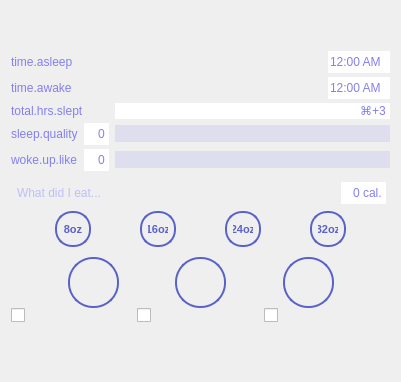
      <widget class="QWidget" name="bds_page">
       <layout class="QGridLayout" name="gridLayout_75">
        <item row="1" column="0">
         <widget class="QFrame" name="mainframe">
          <property name="minimumSize">
           <size>
            <width>245</width>
            <height>0</height>
           </size>
          </property>
          <layout class="QVBoxLayout" name="verticalLayout">
           <property name="spacing">
            <number>0</number>
           </property>
           <property name="leftMargin">
            <number>0</number>
           </property>
           <property name="topMargin">
            <number>0</number>
           </property>
           <property name="rightMargin">
            <number>0</number>
           </property>
           <property name="bottomMargin">
            <number>0</number>
           </property>
           <item>
            <widget class="QFrame" name="frame_3">
             <property name="sizePolicy">
              <sizepolicy hsizetype="Preferred" vsizetype="Preferred">
               <horstretch>0</horstretch>
               <verstretch>0</verstretch>
              </sizepolicy>
             </property>
             <layout class="QGridLayout" name="gridLayout_9">
              <property name="leftMargin">
               <number>0</number>
              </property>
              <property name="topMargin">
               <number>0</number>
              </property>
              <property name="rightMargin">
               <number>0</number>
              </property>
              <property name="bottomMargin">
               <number>4</number>
              </property>
              <property name="horizontalSpacing">
               <number>6</number>
              </property>
              <property name="verticalSpacing">
               <number>4</number>
              </property>
              <item row="1" column="2" alignment="Qt::AlignRight">
               <widget class="QTimeEdit" name="time_awake">
                <property name="styleSheet">
                 <string notr="true">
/* ///////////////////////////////////////////////////////////////
QTimeEdit
/////////////////////////////////////////////////////////////// */
QTimeEdit {color:rgb(132,127,239);}
QTimeEdit:hover {color: rgb(152,147,255);}
QTimeEdit:focus {color: rgb(172,167,255);}
</string>
                </property>
                <property name="frame">
                 <bool>false</bool>
                </property>
                <property name="alignment">
                 <set>Qt::AlignLeading|Qt::AlignLeft|Qt::AlignVCenter</set>
                </property>
                <property name="buttonSymbols">
                 <enum>QAbstractSpinBox::NoButtons</enum>
                </property>
                <property name="displayFormat">
                 <string>hh:mm AP</string>
                </property>
               </widget>
              </item>
              <item row="4" column="0">
               <widget class="QLabel" name="woke_like_lbl">
                <property name="styleSheet">
                 <string notr="true">
/* ///////////////////////////////////////////////////////////////
QLabel
/////////////////////////////////////////////////////////////// */
QLabel {
font-weight:300;
	color: rgb(132, 127, 239);
}
QLabel:hover {
	color: rgb(162, 157, 255);
}
</string>
                </property>
                <property name="text">
                 <string>woke.up.like</string>
                </property>
               </widget>
              </item>
              <item row="3" column="2">
               <widget class="QSlider" name="sleep_quality_slider">
                <property name="minimumSize">
                 <size>
                  <width>0</width>
                  <height>17</height>
                 </size>
                </property>
                <property name="styleSheet">
                 <string notr="true">
    /* ///////////////////////////////////////////////////////////////
    QSlider Colors
    /////////////////////////////////////////////////////////////// */
    
    QSlider::handle:horizontal {background:rgb(132,127,239);}
    QSlider::handle:horizontal:hover {background:rgb(162,157,255);}
    QSlider::handle:horizontal:pressed {background:rgb(112,107,219);}
    QSlider::groove:horizontal:hover {background:rgba(132,127,239,0.35);}
    QSlider::groove:horizontal {background:rgba(132,127,239,0.15);}

    </string>
                </property>
                <property name="maximum">
                 <number>10</number>
                </property>
                <property name="orientation">
                 <enum>Qt::Horizontal</enum>
                </property>
               </widget>
              </item>
              <item row="4" column="2">
               <widget class="QSlider" name="woke_up_like_slider">
                <property name="minimumSize">
                 <size>
                  <width>0</width>
                  <height>17</height>
                 </size>
                </property>
                <property name="styleSheet">
                 <string notr="true">
    /* ///////////////////////////////////////////////////////////////
    QSlider Colors
    /////////////////////////////////////////////////////////////// */
    
    QSlider::handle:horizontal {background:rgb(132,127,239);}
    QSlider::handle:horizontal:hover {background:rgb(162,157,255);}
    QSlider::handle:horizontal:pressed {background:rgb(112,107,219);}
    QSlider::groove:horizontal:hover {background:rgba(132,127,239,0.35);}
    QSlider::groove:horizontal {background:rgba(132,127,239,0.15);}

    </string>
                </property>
                <property name="maximum">
                 <number>10</number>
                </property>
                <property name="orientation">
                 <enum>Qt::Horizontal</enum>
                </property>
               </widget>
              </item>
              <item row="3" column="0">
               <widget class="QLabel" name="sleep_quality_lbl">
                <property name="styleSheet">
                 <string notr="true">
/* ///////////////////////////////////////////////////////////////
QLabel
/////////////////////////////////////////////////////////////// */
QLabel {
font-weight:300;
	color: rgb(132, 127, 239);
}
QLabel:hover {
	color: rgb(162, 157, 255);
}
</string>
                </property>
                <property name="text">
                 <string>sleep.quality</string>
                </property>
               </widget>
              </item>
              <item row="3" column="1">
               <widget class="QSpinBox" name="sleep_quality">
                <property name="styleSheet">
                 <string notr="true">
/* ///////////////////////////////////////////////////////////////
QSpinBox
/////////////////////////////////////////////////////////////// */
QSpinBox {color:rgb(132,127,239);}
QSpinBox:hover {color: rgb(192,187,255);}
QSpinBox:focus {color: rgb(162,157,255);}
</string>
                </property>
                <property name="frame">
                 <bool>false</bool>
                </property>
                <property name="alignment">
                 <set>Qt::AlignRight|Qt::AlignTrailing|Qt::AlignVCenter</set>
                </property>
                <property name="buttonSymbols">
                 <enum>QAbstractSpinBox::NoButtons</enum>
                </property>
                <property name="suffix">
                 <string/>
                </property>
                <property name="minimum">
                 <number>0</number>
                </property>
                <property name="maximum">
                 <number>10</number>
                </property>
               </widget>
              </item>
              <item row="2" column="2">
               <widget class="QLineEdit" name="total_hours_slept">
                <property name="styleSheet">
                 <string notr="true">
/* ///////////////////////////////////////////////////////////////
QTimeEdit
/////////////////////////////////////////////////////////////// */
QLineEdit {color:rgb(132,127,239);border:none;}
QLineEdit:hover {color: rgb(152,147,255);border:none;}
QLineEdit:focus {color: rgb(172,167,255);border:none;}
</string>
                </property>
                <property name="text">
                 <string>⌘+3</string>
                </property>
                <property name="frame">
                 <bool>false</bool>
                </property>
                <property name="alignment">
                 <set>Qt::AlignRight|Qt::AlignTrailing|Qt::AlignVCenter</set>
                </property>
                <property name="placeholderText">
                 <string>press opt+H to get total hours.</string>
                </property>
               </widget>
              </item>
              <item row="4" column="1">
               <widget class="QSpinBox" name="woke_up_like">
                <property name="styleSheet">
                 <string notr="true">
/* ///////////////////////////////////////////////////////////////
QSpinBox
/////////////////////////////////////////////////////////////// */
QSpinBox {color:rgb(132,127,239);}
QSpinBox:hover {color: rgb(192,187,255);}
QSpinBox:focus {color: rgb(162,157,255);}
</string>
                </property>
                <property name="frame">
                 <bool>false</bool>
                </property>
                <property name="alignment">
                 <set>Qt::AlignRight|Qt::AlignTrailing|Qt::AlignVCenter</set>
                </property>
                <property name="buttonSymbols">
                 <enum>QAbstractSpinBox::NoButtons</enum>
                </property>
                <property name="suffix">
                 <string/>
                </property>
                <property name="minimum">
                 <number>0</number>
                </property>
                <property name="maximum">
                 <number>10</number>
                </property>
               </widget>
              </item>
              <item row="0" column="2" alignment="Qt::AlignRight">
               <widget class="QTimeEdit" name="time_asleep">
                <property name="styleSheet">
                 <string notr="true">
/* ///////////////////////////////////////////////////////////////
QTimeEdit
/////////////////////////////////////////////////////////////// */
QTimeEdit {color:rgb(132,127,239);}
QTimeEdit:hover {color: rgb(152,147,255);}
QTimeEdit:focus {color: rgb(172,167,255);}
</string>
                </property>
                <property name="frame">
                 <bool>false</bool>
                </property>
                <property name="alignment">
                 <set>Qt::AlignLeading|Qt::AlignLeft|Qt::AlignVCenter</set>
                </property>
                <property name="buttonSymbols">
                 <enum>QAbstractSpinBox::NoButtons</enum>
                </property>
                <property name="displayFormat">
                 <string>hh:mm AP</string>
                </property>
               </widget>
              </item>
              <item row="0" column="0" colspan="2">
               <widget class="QLabel" name="label">
                <property name="styleSheet">
                 <string notr="true">
/* ///////////////////////////////////////////////////////////////
QLabel
/////////////////////////////////////////////////////////////// */
QLabel {
font-weight:300;
	color: rgb(132, 127, 239);
}
QLabel:hover {
	color: rgb(162, 157, 255);
}
</string>
                </property>
                <property name="text">
                 <string>time.asleep</string>
                </property>
               </widget>
              </item>
              <item row="1" column="0" colspan="2">
               <widget class="QLabel" name="label_2">
                <property name="styleSheet">
                 <string notr="true">
/* ///////////////////////////////////////////////////////////////
QLabel
/////////////////////////////////////////////////////////////// */
QLabel {
font-weight:300;
	color: rgb(132, 127, 239);
}
QLabel:hover {
	color: rgb(162, 157, 255);
}
</string>
                </property>
                <property name="text">
                 <string>time.awake</string>
                </property>
               </widget>
              </item>
              <item row="2" column="0" colspan="2">
               <widget class="QLabel" name="label_3">
                <property name="styleSheet">
                 <string notr="true">
/* ///////////////////////////////////////////////////////////////
QLabel
/////////////////////////////////////////////////////////////// */
QLabel {
font-weight:300;
	color: rgb(132, 127, 239);
}
QLabel:hover {
	color: rgb(162, 157, 255);
}
</string>
                </property>
                <property name="text">
                 <string>total.hrs.slept</string>
                </property>
               </widget>
              </item>
             </layout>
            </widget>
           </item>
           <item>
            <widget class="QFrame" name="diet_input_frame">
             <layout class="QGridLayout" name="gridLayout_12">
              <property name="leftMargin">
               <number>4</number>
              </property>
              <property name="topMargin">
               <number>6</number>
              </property>
              <property name="rightMargin">
               <number>4</number>
              </property>
              <property name="bottomMargin">
               <number>6</number>
              </property>
              <property name="horizontalSpacing">
               <number>0</number>
              </property>
              <item row="0" column="2">
               <widget class="QSpinBox" name="calories">
                <property name="maximumSize">
                 <size>
                  <width>45</width>
                  <height>16777215</height>
                 </size>
                </property>
                <property name="styleSheet">
                 <string notr="true">
/* ///////////////////////////////////////////////////////////////
QTimeEdit
/////////////////////////////////////////////////////////////// */
QSpinBox {color:rgb(132,127,239);}
QSpinBox:hover {color: rgb(152,147,255);}
QSpinBox:focus {color: rgb(172,167,255);}
</string>
                </property>
                <property name="frame">
                 <bool>false</bool>
                </property>
                <property name="alignment">
                 <set>Qt::AlignRight|Qt::AlignTrailing|Qt::AlignVCenter</set>
                </property>
                <property name="buttonSymbols">
                 <enum>QAbstractSpinBox::NoButtons</enum>
                </property>
                <property name="suffix">
                 <string> cal.</string>
                </property>
                <property name="maximum">
                 <number>2000</number>
                </property>
                <property name="singleStep">
                 <number>10</number>
                </property>
               </widget>
              </item>
              <item row="2" column="0" colspan="3">
               <widget class="QFrame" name="frame_4">
                <property name="styleSheet">
                 <string notr="true">QFrame {background: transparent;}
QPushButton {
color:rgb(90,98,200);
font-weight:bold;
font-size:8pt;
border-radius: 17px;
padding: 6px;
min-width: 20px;
max-width: 20px;
min-height: 20px;
max-height: 20px;
border:2px solid rgb(90,98,200);
}

QPushButton:hover {
color: rgb(62, 59, 120);
margin-top:1px;
margin-left:1px;
border-color:rgb(120,128,230);
background-color: rgb(120,128,230);
}

QPushButton:pressed {
color: #fff;
image: url(:/newPrefix/drankydrankChunks.png);
margin: 0px;
padding:0px;
border-color:rgb(90,98,200);
background-color: rgb(90,98,200);
/*background-color: rgb(40,48,150);*/
}        </string>
                </property>
                <layout class="QGridLayout" name="gridLayout_10">
                 <property name="leftMargin">
                  <number>0</number>
                 </property>
                 <property name="topMargin">
                  <number>0</number>
                 </property>
                 <property name="rightMargin">
                  <number>0</number>
                 </property>
                 <property name="bottomMargin">
                  <number>0</number>
                 </property>
                 <property name="horizontalSpacing">
                  <number>9</number>
                 </property>
                 <property name="verticalSpacing">
                  <number>0</number>
                 </property>
                 <item row="0" column="1">
                  <widget class="QPushButton" name="eight_ounce_cup">
                   <property name="styleSheet">
                    <string notr="true"/>
                   </property>
                   <property name="text">
                    <string>8oz</string>
                   </property>
                  </widget>
                 </item>
                 <item row="0" column="7">
                  <widget class="QPushButton" name="thirty_two_ounce_cup">
                   <property name="text">
                    <string>32oz</string>
                   </property>
                  </widget>
                 </item>
                 <item row="0" column="4">
                  <spacer name="xx_11">
                   <property name="orientation">
                    <enum>Qt::Horizontal</enum>
                   </property>
                   <property name="sizeHint" stdset="0">
                    <size>
                     <width>40</width>
                     <height>20</height>
                    </size>
                   </property>
                  </spacer>
                 </item>
                 <item row="0" column="6">
                  <spacer name="xx_12">
                   <property name="orientation">
                    <enum>Qt::Horizontal</enum>
                   </property>
                   <property name="sizeHint" stdset="0">
                    <size>
                     <width>40</width>
                     <height>20</height>
                    </size>
                   </property>
                  </spacer>
                 </item>
                 <item row="0" column="2">
                  <spacer name="xx_10">
                   <property name="orientation">
                    <enum>Qt::Horizontal</enum>
                   </property>
                   <property name="sizeHint" stdset="0">
                    <size>
                     <width>40</width>
                     <height>20</height>
                    </size>
                   </property>
                  </spacer>
                 </item>
                 <item row="0" column="3">
                  <widget class="QPushButton" name="sixteen_ounce_cup">
                   <property name="text">
                    <string>16oz</string>
                   </property>
                  </widget>
                 </item>
                 <item row="0" column="8">
                  <spacer name="xx_14">
                   <property name="orientation">
                    <enum>Qt::Horizontal</enum>
                   </property>
                   <property name="sizeHint" stdset="0">
                    <size>
                     <width>40</width>
                     <height>20</height>
                    </size>
                   </property>
                  </spacer>
                 </item>
                 <item row="0" column="5">
                  <widget class="QPushButton" name="twenty_four_ounce_cup">
                   <property name="text">
                    <string>24oz</string>
                   </property>
                  </widget>
                 </item>
                 <item row="0" column="0">
                  <spacer name="xx_15">
                   <property name="orientation">
                    <enum>Qt::Horizontal</enum>
                   </property>
                   <property name="sizeHint" stdset="0">
                    <size>
                     <width>40</width>
                     <height>20</height>
                    </size>
                   </property>
                  </spacer>
                 </item>
                </layout>
               </widget>
              </item>
              <item row="0" column="0">
               <widget class="QLineEdit" name="food_eaten">
                <property name="minimumSize">
                 <size>
                  <width>155</width>
                  <height>0</height>
                 </size>
                </property>
                <property name="toolTip">
                 <string>Input food eaten or shake drank!</string>
                </property>
                <property name="styleSheet">
                 <string notr="true">QLineEdit {
    border:none;
font-weight:12;
	color:rgb(144, 141, 255);
    background: transparent;
margin-top:4px;
margin-bottom:4px;
}
QLineEdit:hover {
border:none;
}
QLineEdit:focus {
border:none;
}
</string>
                </property>
                <property name="frame">
                 <bool>false</bool>
                </property>
                <property name="placeholderText">
                 <string>What did I eat...</string>
                </property>
                <property name="clearButtonEnabled">
                 <bool>true</bool>
                </property>
               </widget>
              </item>
             </layout>
            </widget>
           </item>
           <item>
            <widget class="QFrame" name="commit_container">
             <property name="styleSheet">
              <string notr="true">QPushButton {
color: rgb(33,143,109);
font-size:9pt;
padding:4px;
border-radius: 30px;
min-width: 40px;
max-width: 40px;
min-height: 40px;
max-height: 40px;
border:6px solid rgb(33,143,109);
}
QPushButton:hover {
color:rgb(13,123,89);
padding:4px;
background-color: rgb(73,183,149);
border:6px solid rgb(73,183,149);
}
QPushButton:pressed {
color: #fff;
font-weight:bold;
padding:4px;
background-color:rgb(13, 123, 83);
border:6px solid rgb(13, 123, 83);
}</string>
             </property>
             <layout class="QHBoxLayout" name="horizontalLayout">
              <property name="spacing">
               <number>0</number>
              </property>
              <property name="leftMargin">
               <number>0</number>
              </property>
              <property name="topMargin">
               <number>4</number>
              </property>
              <property name="rightMargin">
               <number>0</number>
              </property>
              <property name="bottomMargin">
               <number>0</number>
              </property>
              <item>
               <spacer name="xx_9">
                <property name="orientation">
                 <enum>Qt::Horizontal</enum>
                </property>
                <property name="sizeHint" stdset="0">
                 <size>
                  <width>40</width>
                  <height>20</height>
                 </size>
                </property>
               </spacer>
              </item>
              <item>
               <widget class="QPushButton" name="shower_c">
                <property name="styleSheet">
                 <string notr="true">QPushButton {
image:url(:/newPrefix/blueShowerhead.png);
color:rgb(90,98,200);
font-weight:bold;
font-size:8pt;
border-radius: 25px;
padding: 6px;
min-width: 35px;
max-width: 35px;
min-height: 35px;
max-height: 35px;
border:2px solid rgb(90,98,200);
}

QPushButton:hover {
color: rgb(62, 59, 120);
margin-top:1px;
margin-left:1px;
border-color:rgb(120,128,230);
background-color: rgb(120,128,230);
image:url(:/newPrefix/Mac App icon 30.png);
}

QPushButton:pressed {
color: transparent;
margin: 0px;
padding:0px;
border-color:rgb(90,98,200);
background-color: rgb(90,98,200);
/*background-color: rgb(40,48,150);*/
}        </string>
                </property>
                <property name="text">
                 <string/>
                </property>
                <property name="iconSize">
                 <size>
                  <width>24</width>
                  <height>24</height>
                 </size>
                </property>
                <property name="checkable">
                 <bool>false</bool>
                </property>
                <property name="flat">
                 <bool>true</bool>
                </property>
               </widget>
              </item>
              <item>
               <spacer name="xx_8">
                <property name="orientation">
                 <enum>Qt::Horizontal</enum>
                </property>
                <property name="sizeHint" stdset="0">
                 <size>
                  <width>40</width>
                  <height>20</height>
                 </size>
                </property>
               </spacer>
              </item>
              <item>
               <widget class="QPushButton" name="teeth_commit">
                <property name="styleSheet">
                 <string notr="true">
QPushButton {
image:url(:/newPrefix/blueteeth.png);
color:rgb(90,98,200);
font-weight:bold;
font-size:8pt;
border-radius: 25px;
padding: 6px;
min-width: 35px;
max-width: 35px;
min-height: 35px;
max-height: 35px;
border:2px solid rgb(90,98,200);
}

QPushButton:hover {
color: rgb(62, 59, 120);
margin-top:1px;
margin-left:1px;
border-color:rgb(120,128,230);
background-color: rgb(120,128,230);
image:url(:/newPrefix/teethPressed.png);}

QPushButton:pressed {
color: #fff;
margin: 0px;
padding:0px;
border-color:rgb(90,98,200);
background-color: rgb(90,98,200);
/*background-color: rgb(40,48,150);*/
}        </string>
                </property>
                <property name="text">
                 <string/>
                </property>
                <property name="iconSize">
                 <size>
                  <width>24</width>
                  <height>24</height>
                 </size>
                </property>
                <property name="checkable">
                 <bool>false</bool>
                </property>
                <property name="flat">
                 <bool>true</bool>
                </property>
               </widget>
              </item>
              <item>
               <spacer name="xx_5">
                <property name="orientation">
                 <enum>Qt::Horizontal</enum>
                </property>
                <property name="sizeHint" stdset="0">
                 <size>
                  <width>40</width>
                  <height>20</height>
                 </size>
                </property>
               </spacer>
              </item>
              <item>
               <widget class="QPushButton" name="yoga_commit">
                <property name="styleSheet">
                 <string notr="true">QPushButton {
	image: url(:/newPrefix/blueYogai.png);
color:rgb(90,98,200);
font-weight:bold;
font-size:8pt;
border-radius: 25px;
padding: 6px;
min-width: 35px;
max-width: 35px;
min-height: 35px;
max-height: 35px;
border:2px solid rgb(90,98,200);
}

QPushButton:hover {
color: rgb(62, 59, 120);
margin-top:1px;
margin-left:1px;
border-color:rgb(120,128,230);
background-color: rgb(120,128,230);
	image: url(:/newPrefix/basics2Wh.png);


}

QPushButton:pressed {
color: #fff;
margin: 0px;
padding:0px;
border-color:rgb(90,98,200);
background-color: rgb(90,98,200);
/*background-color: rgb(40,48,150);*/
}        </string>
                </property>
                <property name="text">
                 <string/>
                </property>
                <property name="iconSize">
                 <size>
                  <width>24</width>
                  <height>24</height>
                 </size>
                </property>
                <property name="checkable">
                 <bool>false</bool>
                </property>
                <property name="flat">
                 <bool>true</bool>
                </property>
               </widget>
              </item>
              <item>
               <spacer name="xx_13">
                <property name="orientation">
                 <enum>Qt::Horizontal</enum>
                </property>
                <property name="sizeHint" stdset="0">
                 <size>
                  <width>40</width>
                  <height>20</height>
                 </size>
                </property>
               </spacer>
              </item>
             </layout>
            </widget>
           </item>
           <item>
            <widget class="QFrame" name="hide_check_frame">
             <layout class="QHBoxLayout" name="horizontalLayout_2">
              <property name="spacing">
               <number>0</number>
              </property>
              <property name="leftMargin">
               <number>0</number>
              </property>
              <property name="topMargin">
               <number>0</number>
              </property>
              <property name="rightMargin">
               <number>0</number>
              </property>
              <property name="bottomMargin">
               <number>8</number>
              </property>
              <item>
               <widget class="QCheckBox" name="shower_check">
                <property name="text">
                 <string/>
                </property>
               </widget>
              </item>
              <item>
               <widget class="QCheckBox" name="tooth_check">
                <property name="text">
                 <string/>
                </property>
               </widget>
              </item>
              <item>
               <widget class="QCheckBox" name="exerc_check">
                <property name="text">
                 <string/>
                </property>
               </widget>
              </item>
             </layout>
            </widget>
           </item>
           <item>
            <spacer name="verticalSpacer">
             <property name="orientation">
              <enum>Qt::Vertical</enum>
             </property>
             <property name="sizeHint" stdset="0">
              <size>
               <width>20</width>
               <height>40</height>
              </size>
             </property>
            </spacer>
           </item>
          </layout>
         </widget>
        </item>
        <item row="0" column="0">
         <spacer name="verticalSpacer_4">
          <property name="orientation">
           <enum>Qt::Vertical</enum>
          </property>
          <property name="sizeHint" stdset="0">
           <size>
            <width>20</width>
            <height>40</height>
           </size>
          </property>
         </spacer>
        </item>
       </layout>
      </widget>
